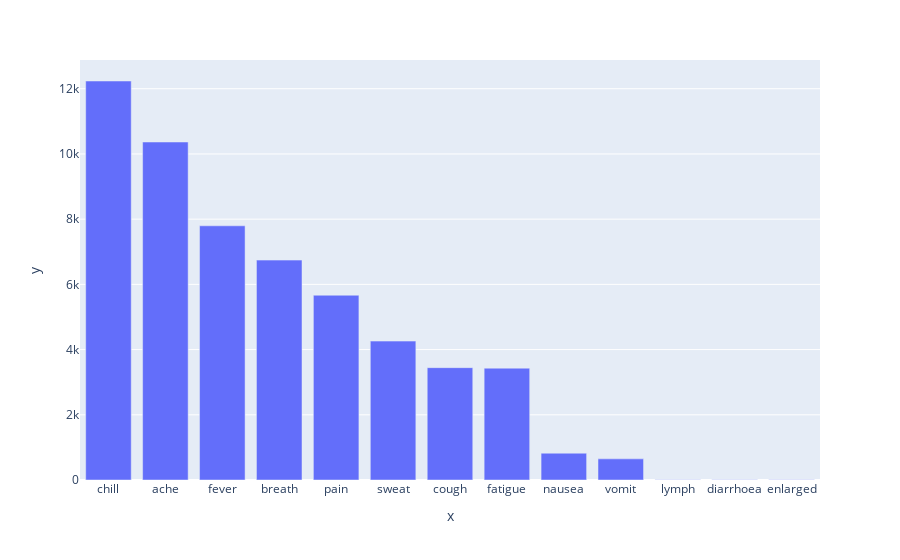

Here is the notebook cell this chart was saved with:
### Code cell
# Inefficient but simpler solution
# The sum() method counts the number of "True" values

hist = [(symptom, Messages.text.str.contains(symptom).sum()) for symptom in 'fever chill sweat ache pain fatigue cough breath nausea vomit diarrhoea enlarged lymph'.split(' ')]
histogram = dict(sorted(hist, key=lambda p: p[1], reverse=True))
px.bar(x=histogram.keys(), y=histogram.values())

### Figure 1 — Plotly figure (JSON) as saved in the notebook; plotly's stock layout.template omitted (floating-point values rounded to 4 significant figures)
{"data": [{"alignmentgroup": "True", "hovertemplate": "x=%{x}<br>y=%{y}<extra></extra>", "legendgroup": "", "marker": {"color": "#636efa", "pattern": {"shape": ""}}, "name": "", "offsetgroup": "", "orientation": "v", "showlegend": false, "textposition": "auto", "type": "bar", "x": ["chill", "ache", "fever", "breath", "pain", "sweat", "cough", "fatigue", "nausea", "vomit", "lymph", "diarrhoea", "enlarged"], "xaxis": "x", "y": [12237, 10366, 7796, 6744, 5667, 4260, 3445, 3430, 822, 648, 9, 7, 4], "yaxis": "y"}], "layout": {"barmode": "relative", "legend": {"tracegroupgap": 0}, "margin": {"t": 60}, "xaxis": {"anchor": "y", "domain": [0, 1], "title": {"text": "x"}}, "yaxis": {"anchor": "x", "domain": [0, 1], "title": {"text": "y"}}}}
